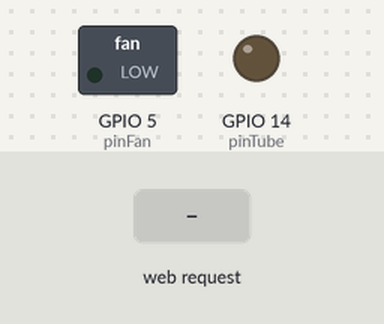
Bench run of a sketch on a simulated ESP8266 (NodeMCU). On the bench: switched loads named in the sketch (green lamp = pin HIGH), output pins drawn as LEDs (lit = HIGH). Inputs (shaded band) come from the test bench. WiFi joins after 1.5 s; servers stay silent unless stated; EEPROM starts erased; what the sketch prints to the serial monitor is not drawn.

Above: at 2.7 s.
2.8 s: HTTP request GET /off_tube received
At 4.0 s:
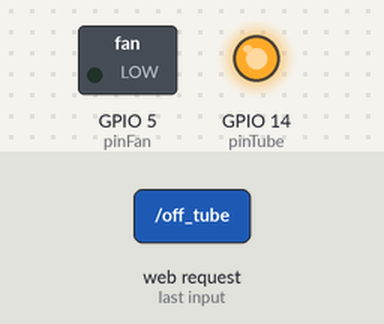
4.3 s: HTTP request GET /off_fan received
At 5.2 s:
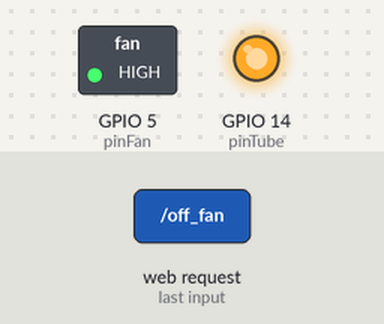
5.8 s: HTTP request GET /on_tube received
At 6.3 s:
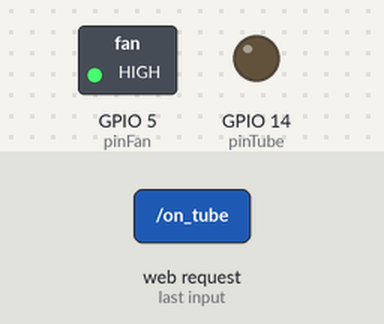
7.3 s: HTTP request GET /on_fan received
At 8.5 s:
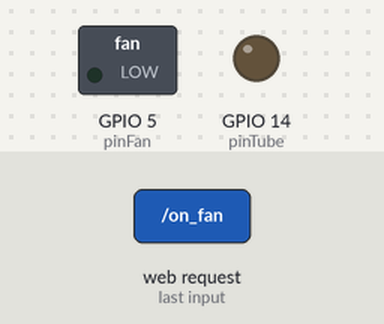
8.8 s: HTTP request GET /offall received
At 9.8 s:
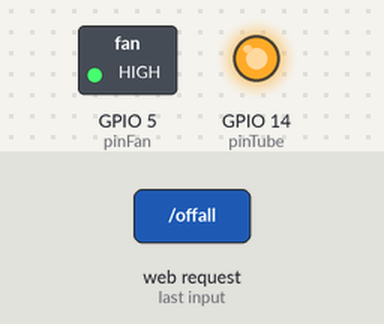
Timing chart, 0 to 11.3 s (numbered marks = the images above; inputs shaded):
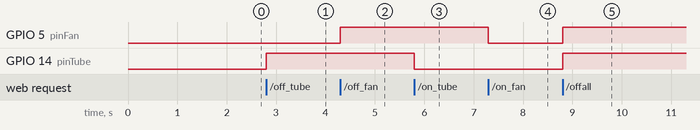

The sketch:

all_devices.ino
```cpp
#include <ESP8266WiFi.h>
#include <WiFiClient.h>
#include <ESP8266WebServer.h>
#include <ESP8266mDNS.h>
#include <time.h>
#include <SoftwareSerial.h>
#include <EEPROM.h>

int light_add = 0;
int fan_add = 0;
byte light;
byte fan;

const char* ssid     = "WiFi Name";
const char* password = "WiFi Password";
ESP8266WebServer server(80);

int pinTube = 14;
int pinFan = 5;

void setup() {
  Serial.begin(9600);
  EEPROM.begin(512);

  Serial.println();
  Serial.println();
  Serial.print("Connecting to ");
  Serial.println(ssid);
  WiFi.mode(WIFI_STA);
  WiFi.begin(ssid, password);
  while (WiFi.status() != WL_CONNECTED) {
    delay(500);
    Serial.print(".");
  }
  Serial.println("");
  Serial.println("WiFi connected");
  Serial.println("IP address: ");
  Serial.println(WiFi.localIP());
  //pinMode(LED_BUILTIN, OUTPUT);
  if (MDNS.begin("esp8266")) {
    Serial.println("MDNS responder started");
  }
  server.on("/on_tube", handleONTube);
  server.on("/off_tube", handleOFFTube);
  server.on("/on_fan", handleONFan);
  server.on("/off_fan", handleOFFFan);
  server.on("/offall", handleOFF);
  server.on("/light", light_value);
  server.on("/fan", fan_value);
  server.on("/home", home_page);
  server.onNotFound(handleNotFound);
  server.begin();
  Serial.println("HTTP server started");
  pinMode(pinTube, OUTPUT);
  pinMode(pinFan, OUTPUT);
}

void loop() {
  server.handleClient();
  MDNS.update();
  EEPROM.write(light_add, light);
  EEPROM.write(fan_add, fan);
  light = EEPROM.read(light_add);
  fan = EEPROM.read(fan_add);
  if(light) handleONTube;
  else handleOFFTube;
  if(fan) handleONFan;
  else handleOFFFan;
}

void light_value() {
  if (EEPROM.read(light_add)) server.send(200, "text/plain", "light on");
  else server.send(200, "text/plain", "light off");
}

void fan_value() {
  if (EEPROM.read(fan_add)) server.send(200, "text/plain", "fan on");
  else server.send(200, "text/plain", "fan off");
}

void handleONTube() {
  digitalWrite(pinTube, LOW);
  server.send(200, "text/plain", "light_on\r\n");
  light = 1;
}

void handleOFFTube() {
  digitalWrite(pinTube, HIGH);
  server.send(200, "text/plain", "light_off\r\n");
  light = 0;
}

void handleONFan() {
  digitalWrite(pinFan, LOW);
  server.send(200, "text/plain", "fan_on\r\n");
  fan = 1;
}

void handleOFFFan() {
  digitalWrite(pinFan, HIGH);
  server.send(200, "text/plain", "fan_off\r\n");
  fan = 0;
}

void handleOFF() {
  digitalWrite(pinTube, HIGH);
  digitalWrite(pinFan, HIGH);
  server.send(200, "text/plain", "All devices off\r\n");
  fan = 0;
  light = 0;
}

void home_page(){
  String ip_address = WiFi.localIP().toString();
  String html_text = "<!DOCTYPE html>"
    "<html lang='en'>"
    "<head>"
        "<meta charset='UTF-8'>"
        "<meta http-equiv='X-UA-Compatible' content='IE=edge'>"
        "<meta name='viewport' content='width=device-width, initial-scale=1.0'>"
        "<title>Devices Control System</title>"
    "</head>"
    "<body style='background-image:linear-gradient(to right, yellow, red,rgb(114, 236, 114), blue); align-items:center; text-align:center; margin: 0 auto;'>"
        "<div style='margin:2rem; text-align:center; align-items:center;'>"
            "<h1 style='border:2px solid black; margin: 2rem 4rem; padding: 2rem 4rem; border-radius:20px; font-size:5rem;'>Devices Control Page</h1>"
            "<div style='border:2px solid black; margin: 2rem 4rem; padding: 2rem 4rem; border-radius:20px;'>"
                "<div style='margin: 2rem 4rem;'>"
                    "<button style='padding:1rem 2rem; margin:1rem 2rem; border-radius: 10px; font-size:1.5rem; font-weight:bold; background-image:linear-gradient(to right, rgb(0, 255, 255), orange);' id='light1 on'> Main Light On</button>"
                    "<button style='padding:1rem 2rem; margin:1rem 2rem; border-radius: 10px; font-size:1.5rem; font-weight:bold; background-image:linear-gradient(to right, rgb(0, 255, 255), orange);' id='light1 off'>Main Light Off</button>"
                "</div>"
                "<div style='margin: 2rem 4rem;'>"
                    "<button style='padding:1rem 2rem; margin:1rem 2rem; border-radius: 10px; font-size:1.5rem; font-weight:bold; background-image:linear-gradient(to right, rgb(0, 255, 255), orange);' id='fan on'>Fan On</button>"
                    "<button style='padding:1rem 2rem; margin:1rem 2rem; border-radius: 10px; font-size:1.5rem; font-weight:bold; background-image:linear-gradient(to right, rgb(0, 255, 255), orange);' id='fan off'>Fan Off</button>"
                "</div>"
                "<div style='margin: 2rem 4rem;'>"
                    "<button style='padding:1rem 2rem; margin:1rem 2rem; border-radius: 10px; font-size:1.5rem; font-weight:bold; background-image:linear-gradient(to right, rgb(0, 255, 255), orange);' id='All Device Off'>All devices off</button>"
                "</div>"
            "</div>"
        "</div>"
        "<script>"
            "const light1_on = document.getElementById('light1 on');"
            "const light1_off = document.getElementById('light1 off');"
            "const fan_on = document.getElementById('fan on');"
            "const fan_off = document.getElementById('fan off');"
            "const all_off = document.getElementById('All Device Off');"
            "light1_on.addEventListener('click', () => { fetch('http://" + ip_address + "/on_tube')});"
            "light1_off.addEventListener('click',() => { fetch('http://" + ip_address + "/off_tube')});"
            "fan_on.addEventListener('click', () => { fetch('http://" + ip_address + "/on_fan')});"
            "fan_off.addEventListener('click', () => { fetch('http://" + ip_address + "/off_fan')});"
            "all_off.addEventListener('click', () => { fetch('http://" + ip_address + "/offall')});"
        "</script>"
    "</body>"
    "</html>";
  server.send(200, "text/html", html_text);
}

void handleNotFound() {
  String message = "File Not Found\n\n";
  message += "URI: ";
  message += server.uri();
  message += "\nMethod: ";
  message += (server.method() == HTTP_GET) ? "GET" : "POST";
  message += "\nArguments: ";
  message += server.args();
  message += "\n";
  for (uint8_t i = 0; i < server.args(); i++) {
    message += " " + server.argName(i) + ": " + server.arg(i) + "\n";
  }
  server.send(404, "text/plain", message);
}
```

Measured:
- after the input at 2.8 s, GPIO 14 (pinTube): LOW → HIGH at once
- after the input at 4.3 s, GPIO 5 (pinFan): LOW → HIGH at once
- after the input at 5.8 s, GPIO 14 (pinTube): HIGH → LOW at once
- after the input at 7.3 s, GPIO 5 (pinFan): HIGH → LOW at once
- after the input at 8.8 s, GPIO 5 (pinFan), GPIO 14 (pinTube): LOW → HIGH at once
